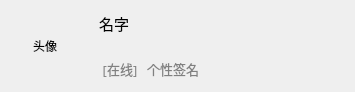
<?xml version="1.0" encoding="UTF-8"?>
<ui version="4.0">
 <class>FriendLittleBox</class>
 <widget class="QWidget" name="FriendLittleBox">
  <property name="geometry">
   <rect>
    <x>0</x>
    <y>0</y>
    <width>355</width>
    <height>92</height>
   </rect>
  </property>
  <property name="minimumSize">
   <size>
    <width>355</width>
    <height>92</height>
   </size>
  </property>
  <property name="maximumSize">
   <size>
    <width>16777215</width>
    <height>92</height>
   </size>
  </property>
  <property name="windowTitle">
   <string>Form</string>
  </property>
  <layout class="QGridLayout" name="gridLayout" rowstretch="1,1000,1" columnstretch="1,1000,1">
   <property name="leftMargin">
    <number>0</number>
   </property>
   <property name="topMargin">
    <number>0</number>
   </property>
   <property name="rightMargin">
    <number>0</number>
   </property>
   <property name="bottomMargin">
    <number>0</number>
   </property>
   <property name="spacing">
    <number>0</number>
   </property>
   <item row="0" column="1">
    <spacer name="verticalSpacer">
     <property name="orientation">
      <enum>Qt::Vertical</enum>
     </property>
     <property name="sizeHint" stdset="0">
      <size>
       <width>20</width>
       <height>5</height>
      </size>
     </property>
    </spacer>
   </item>
   <item row="1" column="0">
    <spacer name="horizontalSpacer">
     <property name="orientation">
      <enum>Qt::Horizontal</enum>
     </property>
     <property name="sizeHint" stdset="0">
      <size>
       <width>0</width>
       <height>20</height>
      </size>
     </property>
    </spacer>
   </item>
   <item row="1" column="1">
    <layout class="QHBoxLayout" name="horizontalLayout_2" stretch="5,15">
     <property name="spacing">
      <number>9</number>
     </property>
     <item>
      <widget class="QLabel" name="lblHead">
       <property name="sizePolicy">
        <sizepolicy hsizetype="Fixed" vsizetype="Fixed">
         <horstretch>0</horstretch>
         <verstretch>0</verstretch>
        </sizepolicy>
       </property>
       <property name="minimumSize">
        <size>
         <width>90</width>
         <height>90</height>
        </size>
       </property>
       <property name="maximumSize">
        <size>
         <width>90</width>
         <height>90</height>
        </size>
       </property>
       <property name="styleSheet">
        <string notr="true">QLabel{
	background-color: rgba(255, 255, 255, 0);
}</string>
       </property>
       <property name="text">
        <string>头像</string>
       </property>
       <property name="alignment">
        <set>Qt::AlignCenter</set>
       </property>
      </widget>
     </item>
     <item>
      <layout class="QVBoxLayout" name="verticalLayout" stretch="1,1">
       <property name="spacing">
        <number>0</number>
       </property>
       <item>
        <widget class="QLabel" name="lblName">
         <property name="sizePolicy">
          <sizepolicy hsizetype="Expanding" vsizetype="Preferred">
           <horstretch>0</horstretch>
           <verstretch>0</verstretch>
          </sizepolicy>
         </property>
         <property name="minimumSize">
          <size>
           <width>250</width>
           <height>0</height>
          </size>
         </property>
         <property name="font">
          <font>
           <family>微软雅黑</family>
           <pointsize>11</pointsize>
          </font>
         </property>
         <property name="styleSheet">
          <string notr="true">QLabel{
	background-color: rgba(255, 255, 255, 0);
}</string>
         </property>
         <property name="text">
          <string>名字</string>
         </property>
         <property name="alignment">
          <set>Qt::AlignLeading|Qt::AlignLeft|Qt::AlignVCenter</set>
         </property>
        </widget>
       </item>
       <item>
        <layout class="QHBoxLayout" name="horizontalLayout" stretch="1,5">
         <property name="spacing">
          <number>6</number>
         </property>
         <item>
          <widget class="QLabel" name="lblOnlineState">
           <property name="sizePolicy">
            <sizepolicy hsizetype="Minimum" vsizetype="Preferred">
             <horstretch>0</horstretch>
             <verstretch>0</verstretch>
            </sizepolicy>
           </property>
           <property name="font">
            <font>
             <family>微软雅黑</family>
             <pointsize>10</pointsize>
            </font>
           </property>
           <property name="styleSheet">
            <string notr="true">QLabel{
	color: gray;
	background-color: rgba(255, 255, 255, 0);
}</string>
           </property>
           <property name="text">
            <string>[在线]</string>
           </property>
           <property name="alignment">
            <set>Qt::AlignCenter</set>
           </property>
          </widget>
         </item>
         <item>
          <widget class="QLabel" name="lblSignature">
           <property name="sizePolicy">
            <sizepolicy hsizetype="Expanding" vsizetype="Preferred">
             <horstretch>0</horstretch>
             <verstretch>0</verstretch>
            </sizepolicy>
           </property>
           <property name="minimumSize">
            <size>
             <width>190</width>
             <height>0</height>
            </size>
           </property>
           <property name="font">
            <font>
             <family>微软雅黑</family>
             <pointsize>10</pointsize>
            </font>
           </property>
           <property name="styleSheet">
            <string notr="true">QLabel{
	color: gray;
	background-color: rgba(255, 255, 255, 0);
}</string>
           </property>
           <property name="text">
            <string>个性签名</string>
           </property>
           <property name="alignment">
            <set>Qt::AlignLeading|Qt::AlignLeft|Qt::AlignVCenter</set>
           </property>
          </widget>
         </item>
        </layout>
       </item>
      </layout>
     </item>
    </layout>
   </item>
   <item row="1" column="2">
    <spacer name="horizontalSpacer_2">
     <property name="orientation">
      <enum>Qt::Horizontal</enum>
     </property>
     <property name="sizeHint" stdset="0">
      <size>
       <width>38</width>
       <height>20</height>
      </size>
     </property>
    </spacer>
   </item>
   <item row="2" column="1">
    <spacer name="verticalSpacer_2">
     <property name="orientation">
      <enum>Qt::Vertical</enum>
     </property>
     <property name="sizeHint" stdset="0">
      <size>
       <width>20</width>
       <height>38</height>
      </size>
     </property>
    </spacer>
   </item>
  </layout>
 </widget>
 <resources/>
 <connections/>
</ui>
